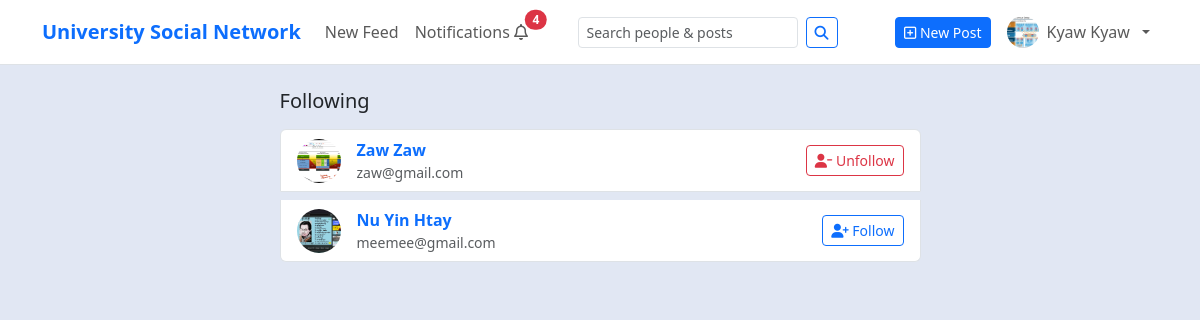
Page /following/7/ (signed in) on the committed database.
### myapp/models.py (models this page shows, shortened)
class User(AbstractBaseUser, PermissionsMixin):
    email = models.EmailField(unique=True)
    is_staff = models.BooleanField(default=False)
    is_active = models.BooleanField(default=True)
    date_joined = models.DateTimeField(default=timezone.now)
    objects = UserManager()
    USERNAME_FIELD = "email"
    REQUIRED_FIELDS = []

class Profile(models.Model):
    MAJOR = [
        ('CST', 'CST'),
        ('CS',  'Computer Science (CS)'),
        ('CT',  'Computer Technology (CT)'),
    ]
    ACADEMIC_YEAR = [
        ('FIRST_YEAR',  'first year'),
        ('SECOND_YEAR', 'Second year'),
        ('THIRD_YEAR',  'Third year'),
        ('FORUTH_YEAR', 'Fourth year'),
        ('FINAL_YEAR',  'Final year'),
    ]
    user = models.OneToOneField(
        settings.AUTH_USER_MODEL,
        on_delete=models.CASCADE,
        related_name="profile",
    )
    full_name = models.CharField(max_length=150, blank=True)
    bio = models.TextField(blank=True)
    major = models.CharField(max_length=15, choices=MAJOR, blank=True, null=True)
    year = models.CharField(max_length=15, choices=ACADEMIC_YEAR, blank=True, null=True)
    roll_no = models.CharField(max_length=15, blank=True, null=True)
    photo = models.ImageField(upload_to='profile', blank=True, null=True)
    phone_no = models.CharField(max_length=15, blank=True, null=True)
    posts_count = models.PositiveIntegerField(default=0)
    followers_count = models.PositiveIntegerField(default=0)
    following_count = models.PositiveIntegerField(default=0)

### myapp/views.py (the view)
# urls.py: path("following/<int:user_id>/", views.following_list, name="following-list"),
@login_required
def following_list(request, user_id):
    target = get_object_or_404(User, pk=user_id)
    following_ids = Follow.objects.filter(
        follower=target
    ).values_list("following_id", flat=True)
    profiles = list(
        Profile.objects.filter(user_id__in=following_ids).select_related("user")
    )
    my_following_ids = set(
        Follow.objects.filter(follower=request.user).values_list("following_id", flat=True)
    )
    for p in profiles:
        p.is_following = p.user_id in my_following_ids
    return render(request, "social/following_list.html", {"profiles": profiles})

### myapp/context_processors.py (called while the page is built)
def unread_notifications_count(request):
    if request.user.is_authenticated:
        c = Notification.objects.filter(recipient=request.user, is_read=False).count()
    else:
        c = 0
    return {'unread_count': c}

### templates/social/following_list.html (shortened to what this page needs)
{% extends "social/base.html" %}
{% load static %}
{% block content %}
<div class="row">
  <div class="col-lg-7 mx-auto">
    <h5 class="mb-3">Following</h5>
    <div id="following-list" class="list-group">
      {% for p in profiles %}
        <div class="list-group-item d-flex align-items-center justify-content-between mb-2">
          <a class="d-flex align-items-center gap-3 text-decoration-none flex-grow-1"
             href="{% url 'social:profile-detail' p.user.id %}">
            <img class="avatar"
                 src="{% if p.photo %}{{ p.photo.url }}{% else %}{% static 'default-avatar.png' %}{% endif %}"
                 alt="{{ p.full_name|default:p.user.email }}">
            <div>
              <div class="fw-semibold">{{ p.full_name }}</div>
              <div class="small text-muted">{{ p.user.email }}</div>
            </div>
          </a>
          {% if request.user.id != p.user.id %}
          <button
            class="btn btn-sm follow-toggle {% if p.is_following %}btn-outline-danger{% else %}btn-outline-primary{% endif %}"
            data-user-id="{{ p.user.id }}"
            data-following="{% if p.is_following %}1{% else %}0{% endif %}">
            {% if p.is_following %}
              <i class="fa-solid fa-user-minus"></i> Unfollow
            {% else %}
              <i class="fa-solid fa-user-plus"></i> Follow
            {% endif %}
          </button>
          {% endif %}
        </div>
      {% empty %}
        <div class="alert alert-light border">Not following anyone yet.</div>
      {% endfor %}
    </div>
  </div>
</div>
{% endblock %}

### templates/social/nav_bar.html (shortened to what this page needs)
{% load static %}
<nav class="navbar navbar-expand-lg navbar-light bg-white border-bottom sticky-top">
  <div class="container">
    <a class="navbar-brand fw-bold text-primary" href="{% url 'social:feed' %}">
      University Social Network
    </a>
    <div id="nav" class="collapse navbar-collapse">
      <ul class="navbar-nav me-auto">
        <li class="nav-item">
          <a class="nav-link" href="{% url 'social:feed' %}">New Feed</a>
        </li>
        <li class="nav-item">
          <a class="nav-link position-relative" href="{% url 'social:notifications' %}">
            Notifications <i class="fa-regular fa-bell"></i>
            <span id="notif-badge"
                  class="position-absolute start-100 translate-middle badge rounded-pill text-bg-danger {% if not unread_count %}d-none{% endif %}">
              {% if unread_count and unread_count > 0 %}{{ unread_count }}{% endif %}
            </span>
          </a>
        </li>
      </ul>
      <form class="d-flex me-3 my-2 my-lg-0" role="search" action="{% url 'social:search' %}" method="get">
        <input class="form-control form-control-sm me-2"
               type="search"
               name="q"
               placeholder="Search people & posts"
               value="{{ request.GET.q|default:'' }}"
               aria-label="Search">
        <button class="btn btn-sm btn-outline-primary" type="submit">
          <i class="fa-solid fa-magnifying-glass"></i>
        </button>
      </form>
      <ul class="navbar-nav ms-auto align-items-center">
        {% if request.user.is_authenticated %}
          <li class="nav-item me-2 d-none d-lg-block">
            <a class="btn btn-sm btn-primary" href="{% url 'social:post-create' %}">
              <i class="fa-regular fa-square-plus"></i> New Post
            </a>
          </li>
          <li class="nav-item dropdown">
            <a class="nav-link dropdown-toggle d-flex align-items-center gap-2" href="#" role="button"
               data-bs-toggle="dropdown" aria-expanded="false">
              {% if request.user.profile.photo %}
                <img src="{{ request.user.profile.photo.url }}"
                     alt="Avatar"
                     style="width:32px;height:32px;border-radius:50%;object-fit:cover;">
              {% else %}
                <span class="d-inline-flex align-items-center justify-content-center rounded-circle bg-secondary text-white"
                      style="width:32px;height:32px;font-size:14px;">
                  <i class="fa-solid fa-user"></i>
                </span>
              {% endif %}
              <span class="d-none d-sm-inline">
                {% firstof request.user.profile.full_name request.user.email %}
              </span>
            </a>
          </li>
        {% endif %}
      </ul>
    </div>
  </div>
</nav>

### templates/social/base.html (style rules this page uses)
body { background: #e1e7f3; }
.avatar { width:44px; height:44px; border-radius:50%; object-fit:cover; }

### rows in the picture
User: user.profile.photo (picture), full_name "Kyaw Kyaw"
Profile: photo (picture), full_name "Zaw Zaw", user.email "zaw@gmail.com", shows "Unfollow"
Profile: photo (picture), full_name "Nu Yin Htay", user.email "meemee@gmail.com", shows "Follow"

### other values in the picture
{{ unread_count }} "4"
